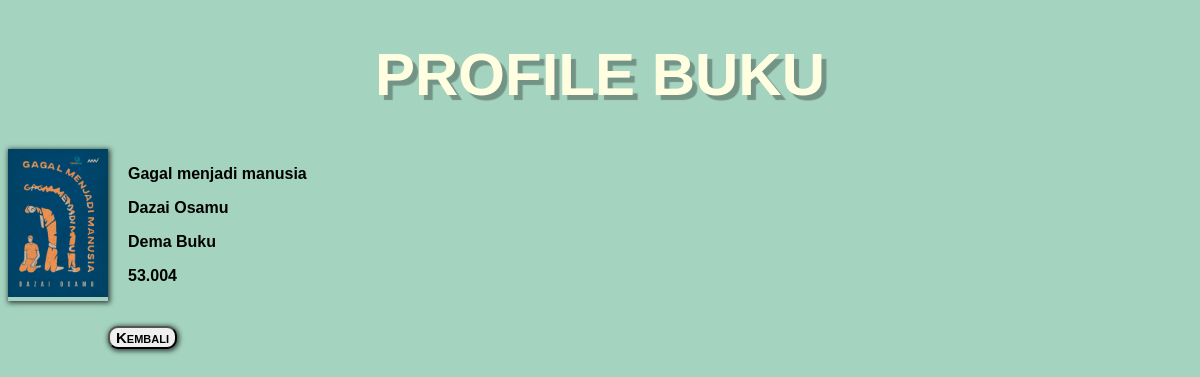
Screenshot of /latihan7a/php/detail.php?id=1 with the database file from the repository.
### tables this page shows
CREATE TABLE `buku` (
  `id` int(11) NOT NULL,
  `display` varchar(100) DEFAULT NULL,
  `judul` varchar(100) DEFAULT NULL,
  `pengarang` varchar(100) DEFAULT NULL,
  `penerbit` varchar(100) DEFAULT NULL,
  `harga` char(11) DEFAULT NULL
);

### latihan7a/php/functions.php (called while the page is built, shortened)
<?php
function koneksi()
{
	$conn = mysqli_connect("localhost", "root", "") or die("Koneksi ke DB Gagal");
	mysqli_select_db($conn, "tubes_193040158") or die("Database salah!");
	return $conn;
}
function query($sql)
{
	$conn = koneksi();
	$result = mysqli_query($conn, "$sql");
	$rows = [];
	while ($row = mysqli_fetch_assoc($result)) {
		$rows[] = $row;
	}
	return $rows;
}

### latihan7a/php/detail.php (the view, shortened to what this page needs)
<?php
	require 'functions.php';
	$id = $_GET['id'];
	$buku = query("SELECT * FROM buku WHERE id = $id")[0];
 ?>
 <!DOCTYPE html>
 <html lang="en">
 <head>
 	<link rel="stylesheet" href="../css/style.css">
 </head>
 <body>
 	<div class="container">
 		<h1 align="center">PROFILE BUKU</h1>
 		<div class="display">
 			<img width="100px" src="../assets/img/<?= $buku['display'] ?>" alt="">
 		</div>
 		<div class="keterangan">
 			<p><?= $buku['judul'] ?></p>
 			<p><?= $buku["pengarang"] ?></p>
 			<p><?= $buku["penerbit"] ?></p>
 			<p><?= $buku["harga"] ?></p>
 		</div>
 		<button class="back"><a href="../index.php">Kembali</a></button>
 	</div>
 </body>
 </html>

### latihan7a/css/style.css (style rules this page uses)
h1 { font-size: 60px; text-shadow: 5px 5px 1px rgba(0,0,0,.3); color: #fffee0; }
body { font-family: arial; background-color: #a4d3bf; }
.display { float: left; margin-right: 20px; box-shadow: 1px 1px 5px 1px rgba(0,0,0,.7); }
.keterangan { float: left; font-weight: bold; }
.back { float: left; margin-top: 25px; margin-left: 100px; border-radius: 10px; box-shadow: 1px 1px 5px 1px rgba(0,0,0,.7); }
.back a { text-decoration: none; color: black; font-size: 15px; font-weight: bold; font-variant: small-caps; }

### rows the page displays
buku: display (picture), judul "Gagal menjadi manusia", pengarang "Dazai Osamu", penerbit "Dema Buku", harga "53.004"
